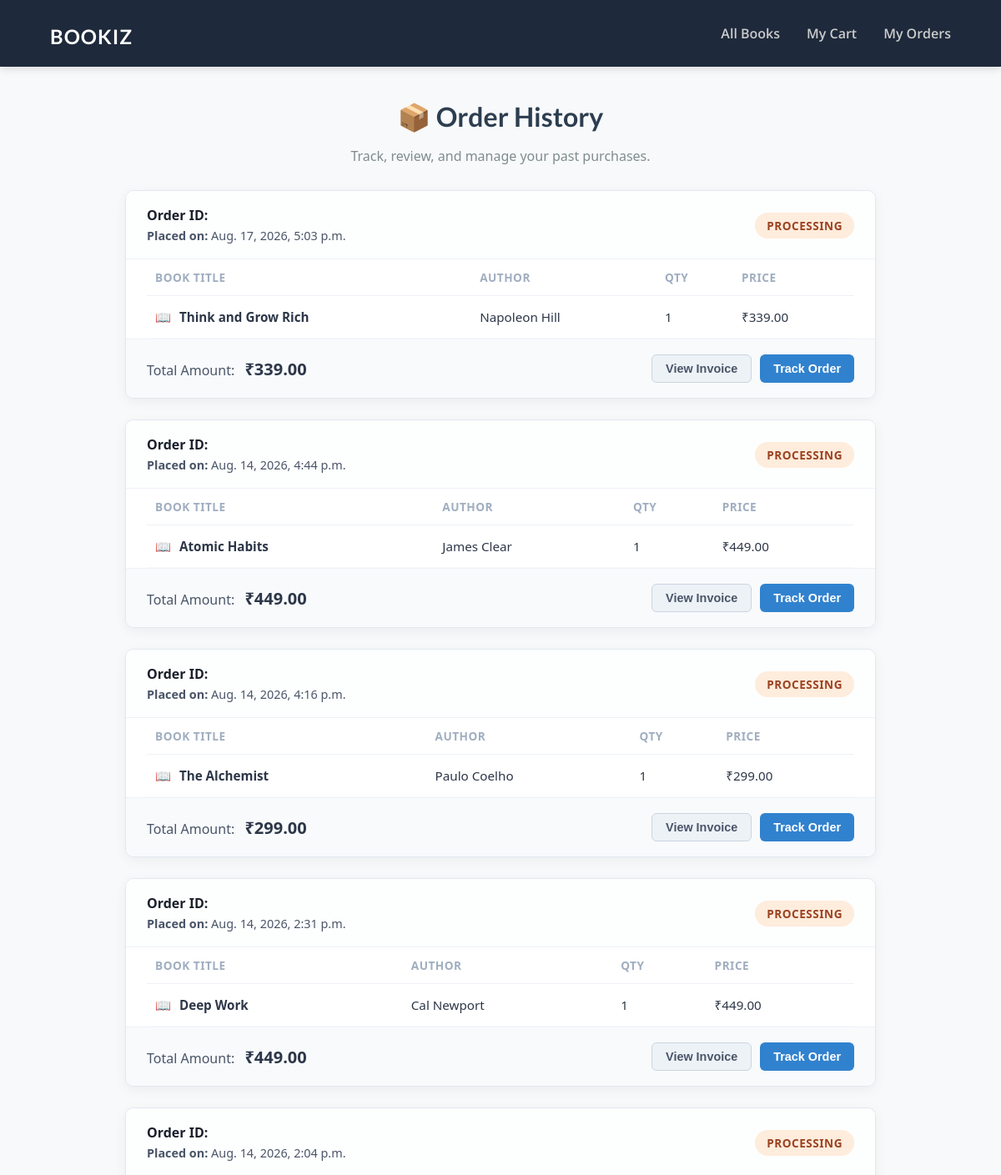
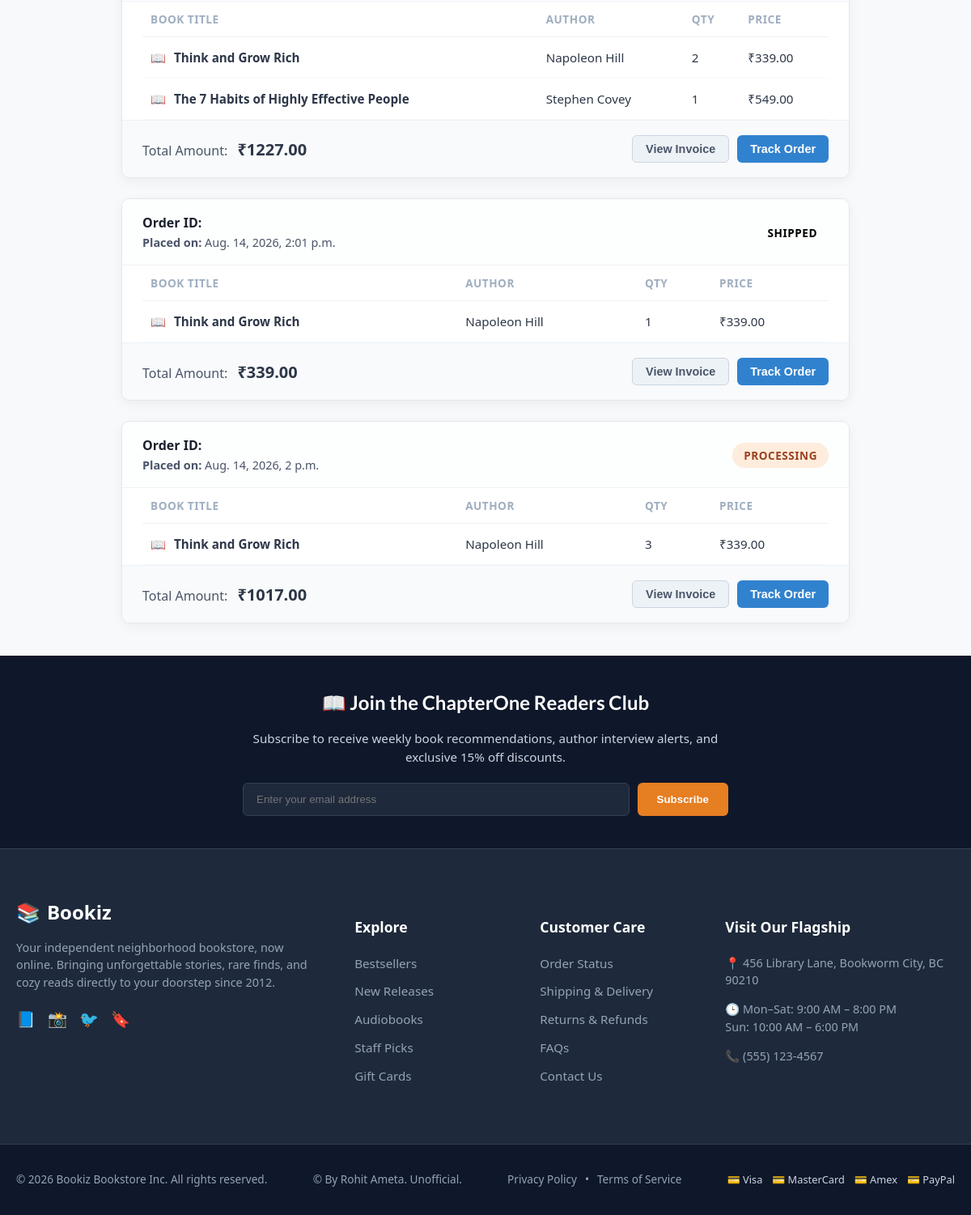
Screenshot of /orders/ (signed in) with the database file from the repository (2 pictures, top to bottom).
### shop/models.py (models this page shows, shortened)
class Order(models.Model):
    STATUS_CHOICES = [
        ("Processing","Processing"),
        ("Shipped", "Shipped"),
        ("Delivered","Delivered")
    ]
    user = models.ForeignKey(User,on_delete=models.CASCADE)
    total_price = models.DecimalField(max_digits=10,decimal_places=2)
    address = models.TextField()
    status = models.CharField(max_length=20, choices=STATUS_CHOICES,default="Processing")
    created_at = models.DateTimeField(auto_now_add=True)

class OrderItem(models.Model):
    order = models.ForeignKey(
        Order,
        on_delete=models.CASCADE,
        related_name="items"
    )
    book = models.ForeignKey(Book, on_delete=models.PROTECT)
    quantity = models.PositiveIntegerField(default=1)
    price = models.DecimalField(max_digits=8, decimal_places=2)

class Book(models.Model):
    title = models.CharField(max_length=200)
    author = models.CharField(max_length=200)
    description = models.TextField()
    slug = models.SlugField(unique=True)
    price = models.DecimalField(max_digits=8,decimal_places=2)
    images = models.ImageField(upload_to="books/")
    category = models.ForeignKey(Category,on_delete=models.CASCADE,related_name="books")
    stock = models.PositiveIntegerField(default=0)
    rating = models.DecimalField(max_digits=3, decimal_places=2, default=5.00, validators=[MinValueValidator(1.00), MaxValueValidator(5.00)])
    created_at = models.DateTimeField(auto_now_add=True)

### shop/views.py (the view)
# urls.py: path("orders/",views.my_orders,name="orders-page"),
def my_orders(request):
    user_id = request.session.get("user_id")
    orders = Order.objects.none()
    if user_id:
        orders = Order.objects.filter(user_id=user_id).prefetch_related("items__book").order_by("-created_at")
    return render(
        request,
        "shops/my-order.html",{
            "orders": orders
        }
    )

### shop/templates/shops/my-order.html (shortened to what this page needs)
{% extends "base.html" %}
{% load static %}
{% block css_files %}
    <link rel="stylesheet" href="{% static "shops/my-order.css" %}">
{% endblock %}
{% block content %}
<main class="orders-main">
    <div class="orders-container">
        <div class="orders-header">
            <h2>📦 Order History</h2>
            <p>Track, review, and manage your past purchases.</p>
        </div>
        {% if orders %}
            <div class="orders-list">
                {% for order in orders %}
                    <div class="order-card">
                        <div class="order-card-header">
                            <div class="order-meta">
                                <span class="order-id"><strong>Order ID:</strong> {{ order.order_id }}</span>
                                <span class="order-date"><strong>Placed on:</strong> {{ order.created_at }}</span>
                            </div>
                            <div class="order-status-wrapper">
                                <span class="status-badge {{ order.status|lower }}">
                                    {{ order.status }}
                                </span>
                            </div>
                        </div>
                        <div class="order-items-table">
                            <table>
                                <thead>
                                    <tr>
                                        <th>Book Title</th>
                                        <th>Author</th>
                                        <th>Qty</th>
                                        <th>Price</th>
                                    </tr>
                                </thead>
                                <tbody>
                                    {% for item in order.items.all %}
                                        <tr>
                                            <td class="book-title-cell">
                                                <span class="book-emoji">📖</span> {{ item.book.title }}
                                            </td>
                                            <td>{{ item.book.author }}</td>
                                            <td>{{ item.quantity }}</td>
                                            <td>₹{{ item.price }}</td>
                                        </tr>
                                    {% endfor %}
                                </tbody>
                            </table>
                        </div>
                        <div class="order-card-footer">
                            <div class="order-total">
                                <span>Total Amount:</span>
                                <span class="total-price">₹{{ order.total_price }}</span>
                            </div>
                            <div class="order-actions">
                                <button class="btn-secondary" onclick="alert('Invoice download coming soon!')">View Invoice</button>
                                <button class="btn-primary" onclick="alert('Tracking information unavailable.')">Track Order</button>
                            </div>
                        </div>
                    </div>
                {% endfor %}
            </div>
        {% else %}
            <div class="empty-orders">
                <p>You haven't placed any orders yet.</p>
                <a href="{% url 'all-books-page' %}" class="btn-primary">Start Shopping</a>
            </div>
        {% endif %}
    </div>
</main>
{% endblock %}

### static/app.css (style rules this page uses)
* { box-sizing: border-box; }
html { font-family: 'Open Sans', 'Lato', sans-serif; }
body { margin: 0; padding: 0; background-color: #f9f9f9; }
h1, h2, h3 { font-family: 'Lato', sans-serif; font-weight: bold; margin: 0; }

### static/footer.css (style rules this page uses)
:root { --footer-bg: #1e293b; --footer-secondary: #0f172a; --footer-text: #94a3b8; --footer-text-light: #cbd5e1; --footer-accent: #e67e22; --footer-border: #334155; }

### shop/static/shops/my-order.css (style rules this page uses)
.orders-main { background-color: #f8f9fa; min-height: 80vh; padding: 40px 20px; font-family: 'Segoe UI', Tahoma, Geneva, Verdana, sans-serif; }
.orders-container { max-width: 900px; margin: 0 auto; }
.orders-header { margin-bottom: 30px; text-align: center; }
.orders-header h2 { font-size: 2rem; color: #2c3e50; margin-bottom: 8px; }
.orders-header p { color: #7f8c8d; font-size: 1rem; }
.orders-list { display: flex; flex-direction: column; gap: 25px; }
.order-card { background: #ffffff; border-radius: 10px; box-shadow: 0 4px 15px rgba(0, 0, 0, 0.05); border: 1px solid #e2e8f0; overflow: hidden; transition: transform 0.2s ease, box-shadow 0.2s ease; }
.order-card-header { background-color: #fdfefe; padding: 18px 25px; border-bottom: 1px solid #edf2f7; display: flex; justify-content: space-between; align-items: center; flex-wrap: wrap; gap: 10px; }
.order-meta { display: flex; flex-direction: column; gap: 4px; font-size: 0.9rem; color: #4a5568; }
.order-id { color: #1a202c; font-size: 1rem; }
.status-badge { padding: 6px 14px; border-radius: 20px; font-size: 0.85rem; font-weight: 600; text-transform: uppercase; letter-spacing: 0.5px; }
.status-badge.processing { background-color: #feecdc; color: #9c4221; }
.order-items-table { padding: 0 25px; }
.order-items-table table { width: 100%; border-collapse: collapse; text-align: left; }
.order-items-table th { padding: 12px 10px; font-size: 0.85rem; color: #a0aec0; text-transform: uppercase; border-bottom: 1px solid #edf2f7; letter-spacing: 0.5px; }
.order-items-table td { padding: 15px 10px; font-size: 0.95rem; color: #2d3748; border-bottom: 1px solid #f7fafc; }
.book-title-cell { font-weight: 600; color: #2b6cb0; }
.book-emoji { margin-right: 6px; }
.order-card-footer { background-color: #f8fafc; padding: 18px 25px; display: flex; justify-content: space-between; align-items: center; flex-wrap: wrap; gap: 15px; border-top: 1px solid #edf2f7; }
.order-total { font-size: 1rem; color: #4a5568; }
.total-price { font-size: 1.25rem; font-weight: bold; color: #2d3748; margin-left: 8px; }
.order-actions { display: flex; gap: 10px; }
.btn-primary, .btn-secondary { padding: 8px 16px; border-radius: 6px; font-size: 0.9rem; font-weight: 600; cursor: pointer; transition: background-color 0.2s ease; border: none; text-decoration: none; display: inline-block; text-align: center; }
.btn-primary { background-color: #3182ce; color: white; }
.btn-secondary { background-color: #edf2f7; color: #4a5568; border: 1px solid #cbd5e0; }

### rows the page displays
Order: created_at "Aug. 17, 2026, 5:03 p.m.", status "PROCESSING", total_price "339.00"
OrderItem: book "Think and Grow Rich", book.author "Napoleon Hill", quantity "1", price "339.00"
Order: created_at "Aug. 14, 2026, 4:44 p.m.", status "PROCESSING", total_price "449.00"
OrderItem: book "Atomic Habits", book.author "James Clear", quantity "1", price "449.00"
Order: created_at "Aug. 14, 2026, 4:16 p.m.", status "PROCESSING", total_price "299.00"
OrderItem: book "The Alchemist", book.author "Paulo Coelho", quantity "1", price "299.00"
Order: created_at "Aug. 14, 2026, 2:31 p.m.", status "PROCESSING", total_price "449.00"
OrderItem: book "Deep Work", book.author "Cal Newport", quantity "1", price "449.00"
Order: created_at "Aug. 14, 2026, 2:04 p.m.", status "PROCESSING", total_price "1227.00"
OrderItem: book "Think and Grow Rich", book.author "Napoleon Hill", quantity "2", price "339.00"
OrderItem: book "The 7 Habits of Highly Effective People", book.author "Stephen Covey", quantity "1", price "549.00"
Order: created_at "Aug. 14, 2026, 2:01 p.m.", status "SHIPPED", total_price "339.00"
OrderItem: book "Think and Grow Rich", book.author "Napoleon Hill", quantity "1", price "339.00"
Order: created_at "Aug. 14, 2026, 2 p.m.", status "PROCESSING", total_price "1017.00"
OrderItem: book "Think and Grow Rich", book.author "Napoleon Hill", quantity "3", price "339.00"
